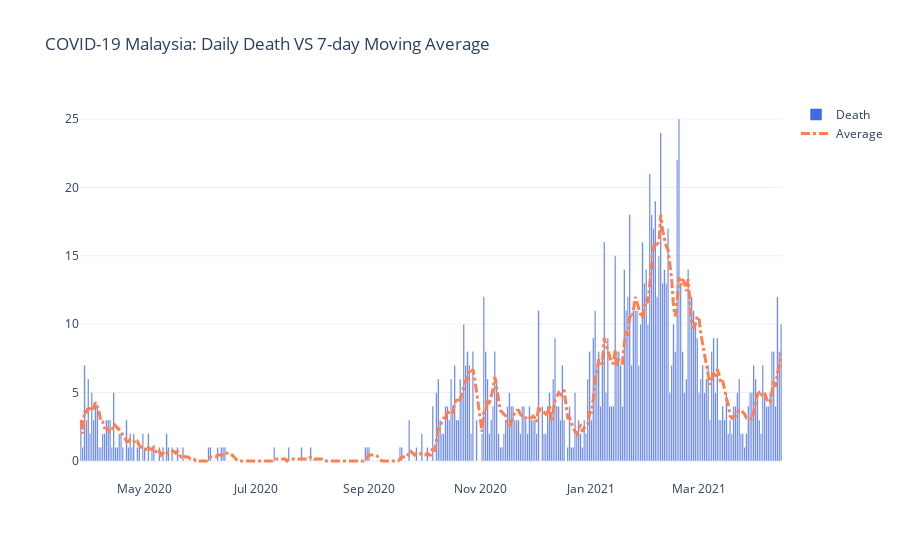

Notebook code for this chart:
### Code cell
fig = go.Figure()
fig.add_trace(go.Bar(x=df.index, y=df['Death'],
                     marker_color='royalblue',
                     name='Death'))
fig.add_trace(go.Scatter(x=df.index, y=df['SMA_death'],
                         line=dict(color='coral', dash='dashdot', width=3),
                         name='Average'))
fig.update_layout(title='COVID-19 Malaysia: Daily Death VS 7-day Moving Average')
fig.update_layout(hovermode="x unified")
# fig.update_xaxes(rangeslider_visible=True)
fig.show()

### Figure 1 — Plotly figure (JSON) as saved in the notebook; plotly's stock layout.template omitted (floating-point values rounded to 4 significant figures; data arrays with more than 128 entries replaced by an {"elided": "..."} marker saying what was removed)
{"data": [{"marker": {"color": "royalblue"}, "name": "Death", "type": "bar", "x": {"elided": "385 str values"}, "y": {"elided": "385 int values"}}, {"line": {"color": "coral", "dash": "dashdot", "width": 3}, "name": "Average", "type": "scatter", "x": {"elided": "385 str values"}, "y": {"elided": "385 float values"}}], "layout": {"autosize": true, "hovermode": "x unified", "title": {"text": "COVID-19 Malaysia: Daily Death VS 7-day Moving Average"}, "xaxis": {"autorange": true, "range": ["2020-03-26 12:00", "2021-04-15 12:00"], "type": "date"}, "yaxis": {"autorange": true, "range": [-1.389, 26.39], "type": "linear"}}}
